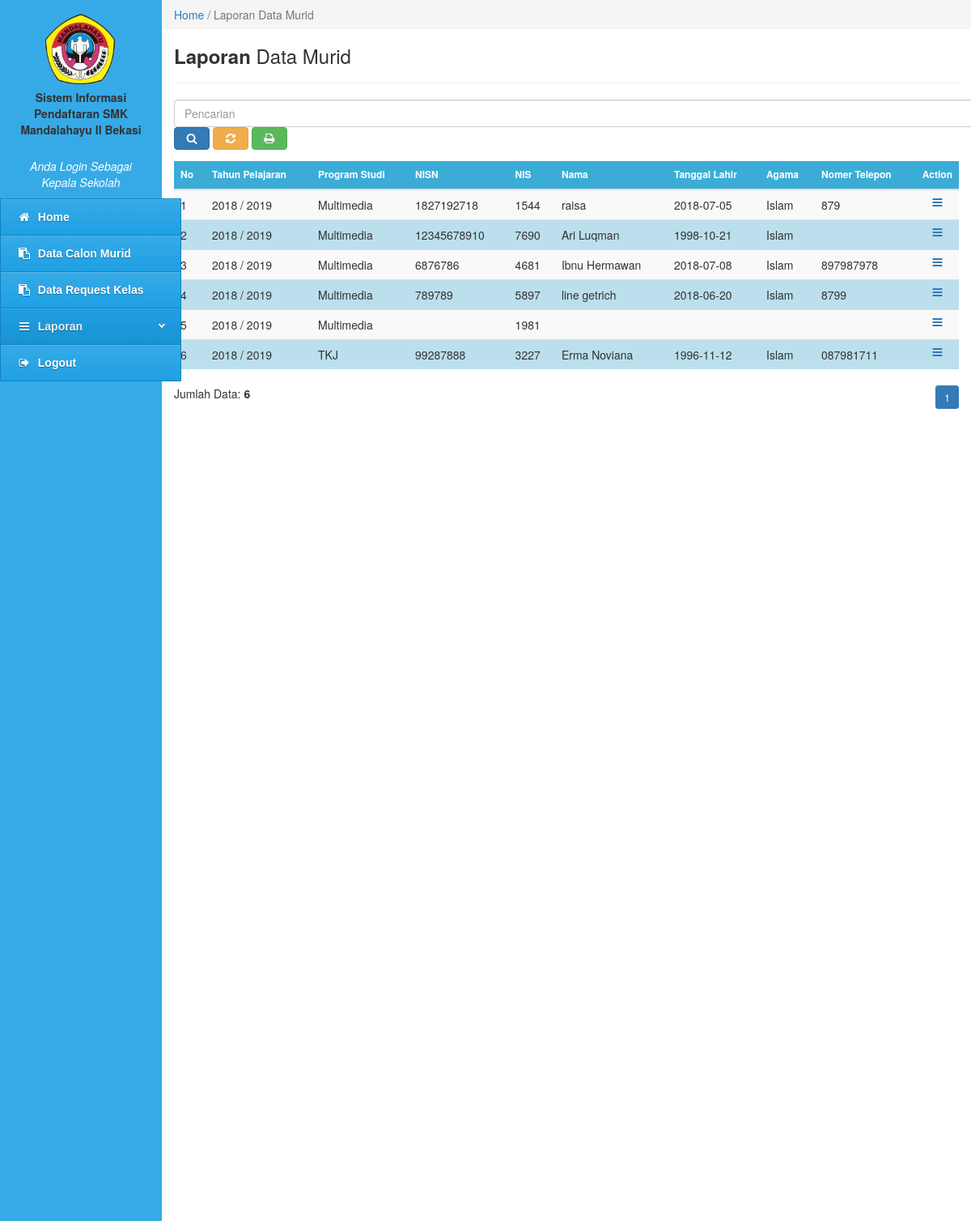
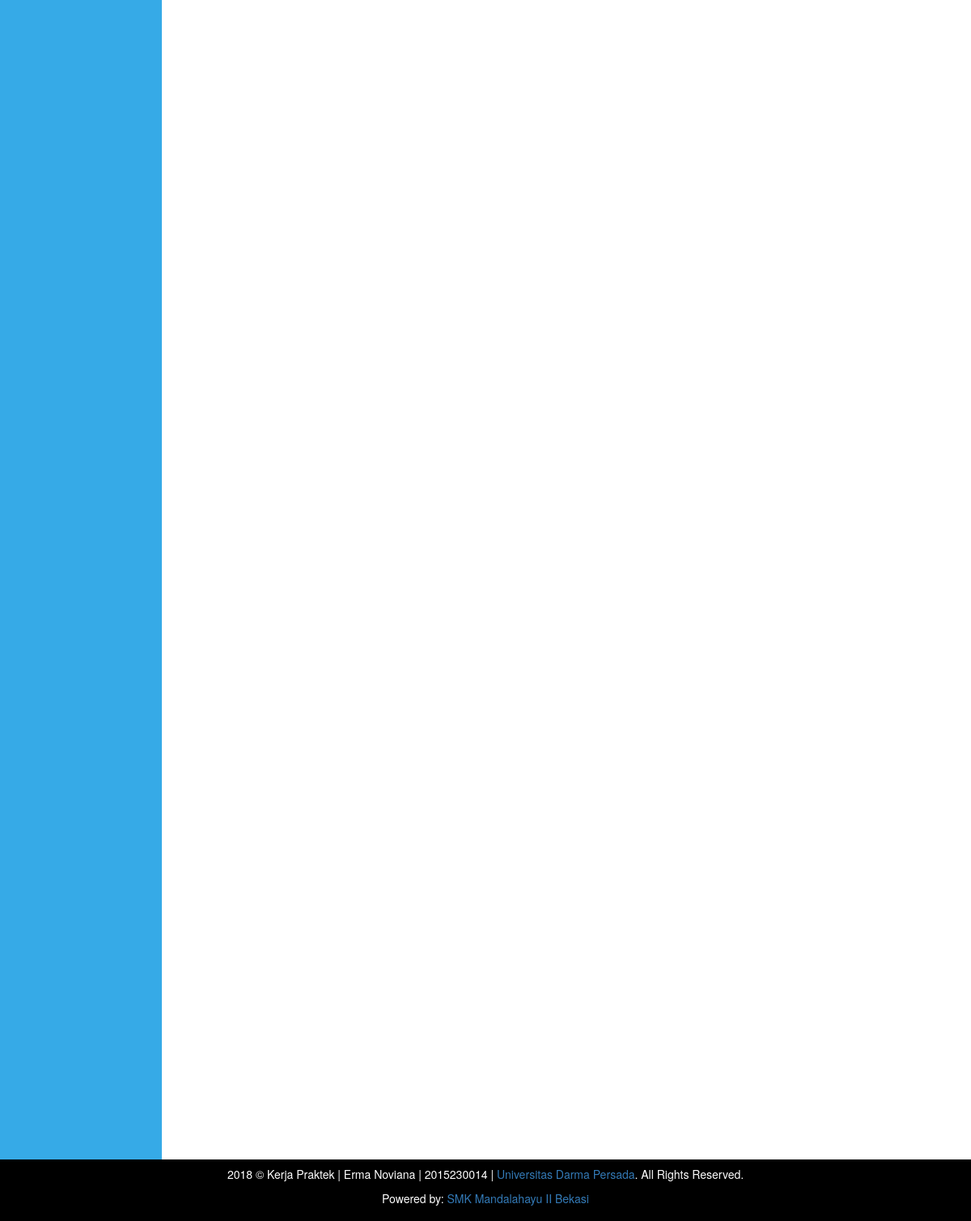
The page /kepala-sekolah/kepsek.php?content=laporan-data-murid (signed in) on the database its author committed (2 pictures, top to bottom).
### tables this page shows
CREATE TABLE `tbl_data_calon_murid` (
  `id_calon_murid` int(10) NOT NULL,
  `tahun_pelajaran` varchar(20) NOT NULL,
  `prodi` varchar(50) NOT NULL,
  `nisn` varchar(30) NOT NULL,
  `nama` varchar(100) NOT NULL,
  `nama_panggilan` varchar(50) NOT NULL,
  `jenis_kelamin` varchar(10) NOT NULL,
  `tempat_lahir` varchar(20) NOT NULL,
  `tgl_lahir` varchar(20) NOT NULL,
  `agama` varchar(20) NOT NULL,
  `kewarganegaraan` varchar(50) NOT NULL,
  `anak_ke` varchar(20) NOT NULL,
  `status_perwalian` varchar(50) NOT NULL,
  `perwalian_oleh` varchar(20) NOT NULL,
  `jml_saudara_kandung` int(10) NOT NULL,
  `jml_saudara_tiri` int(10) NOT NULL,
  `jml_saudara_angkat` int(10) NOT NULL,
  `status_keluarga` varchar(20) NOT NULL,
  `bahasa` varchar(30) NOT NULL,
  `alamat` varchar(100) NOT NULL,
  `telepon_rumah` varchar(20) NOT NULL,
  `status_tinggal` varchar(20) NOT NULL,
  `jarak` varchar(20) NOT NULL,
  `transportasi` varchar(30) NOT NULL,
  `asal_sekolah` varchar(100) NOT NULL,
  `nomor_ijazah` varchar(20) NOT NULL,
  `tgl_ijazah` varchar(20) NOT NULL,
  `lama_belajar` varchar(20) NOT NULL,
  `jml_un` varchar(10) NOT NULL,
  `berat_badan` varchar(10) NOT NULL,
  `tinggi_badan` varchar(10) NOT NULL,
  `goldar` varchar(10) NOT NULL,
  `penyakit` varchar(100) NOT NULL,
  `kelainan` varchar(100) NOT NULL,
  `nama_ayah` varchar(50) NOT NULL,
  `tempat_lahir_ayah` varchar(50) NOT NULL,
  `tgl_lahir_ayah` varchar(50) NOT NULL,
  `pekerjaan_ayah` varchar(50) NOT NULL,
  `penghasilan_ayah` varchar(50) NOT NULL,
  `pendidikan_ayah` varchar(20) NOT NULL,
  `kewarganegaraan_ayah` varchar(50) NOT NULL,
  `nama_ibu` varchar(50) NOT NULL,
  `tempat_lahir_ibu` varchar(50) NOT NULL,
  `tgl_lahir_ibu` varchar(20) NOT NULL,
  `pekerjaan_ibu` varchar(50) NOT NULL,
  `penghasilan_ibu` varchar(50) NOT NULL,
  `pendidikan_ibu` varchar(20) NOT NULL,
  `kewarganegaraan_ibu` varchar(50) NOT NULL,
  `alamat_orangtua` varchar(100) NOT NULL,
  `nomor_hp` varchar(20) NOT NULL,
  `pengeluaran` varchar(50) NOT NULL,
  `jml_keluarga_kerja` int(10) NOT NULL,
  `jml_keluarga_menikah` int(10) NOT NULL,
  `nama_wali` varchar(50) NOT NULL,
  `tempat_lahir_wali` varchar(50) NOT NULL,
  `tgl_lahir_wali` varchar(20) NOT NULL,
  `pekerjaan_wali` varchar(50) NOT NULL,
  `penghasilan_wali` varchar(50) NOT NULL,
  `pendidikan_wali` varchar(20) NOT NULL,
  `kewarganegaraan_wali` varchar(50) NOT NULL,
  `alamat_wali` varchar(100) NOT NULL,
  `nomor_hp_wali` varchar(20) NOT NULL,
  `pengeluaran_wali` varchar(50) NOT NULL,
  `jml_wali_kerja` int(20) NOT NULL,
  `jml_wali_menikah` int(20) NOT NULL,
  `kesenian` varchar(100) NOT NULL,
  `olahraga` varchar(100) NOT NULL,
  `organisasi` varchar(100) NOT NULL,
  `hasta_karya` varchar(100) NOT NULL,
  `bakat_lulus` varchar(100) NOT NULL,
  `cita_cita` varchar(100) NOT NULL,
  `tgl_daftar` varchar(20) NOT NULL,
  `syarat_nisn` varchar(100) NOT NULL,
  `syarat_ijazah` varchar(100) NOT NULL,
  `syarat_kk` varchar(100) NOT NULL,
  `syarat_akte` varchar(100) NOT NULL,
  `syarat_foto` varchar(100) NOT NULL,
  `kode_daftar` int(10) NOT NULL,
  `status` int(2) NOT NULL
);

### kepala-sekolah/laporan-data-murid.php (the view, shortened to what this page needs)
<div class="col-md-10" style="padding:0px">
    <ol class="breadcrumb" style="margin:0;border-radius:0;">
        <li class="active"><a href="kepsek.php?content=home-kepala-sekolah">Home</a> / Laporan Data Murid</li>
    </ol>
</div>
<div class="col-md-10">
    <h3><b>Laporan</b> Data Murid</h3>
    <hr>
   <form class="form-inline" action="" method="POST">
      <div class="form-group">
        <input size="127px" type="text" name="pencarian" class="form-control" placeholder="Pencarian">
        <button type="submit" class="btn btn-primary"><i class="fa fa-search fa-fw"></i></button>
        <a href="kepsek.php?content=laporan-data-murid"><button type="button" class="btn btn-warning"><i class="fa fa-refresh fa-fw"></i></button></a>
        <a target ="_blank" role="button" href="../tata-usaha/print-data-murid.php"><button type="button" class="btn btn-success"><i class="fa fa-print fa-fw"></i></button></a>
      </div>
    </form>
</div>
<div class="col-md-10">
  <form class="form-horizontal" method="POST">
      <table class="table table-striped">
        <thead>
          <tr>
            <th>No</th>
            <th>Tahun Pelajaran</th>
            <th>Program Studi</th>
            <th>NISN</th>
            <th>NIS</th>
            <th>Nama</th>
            <th>Tanggal Lahir</th>
            <th>Agama</th>
            <th>Nomer Telepon</th>
            <th><center>Action</center></th>
          </tr>
        </thead>
        <tbody>
          <?php
            include '../config/koneksi.php';
            $batas  = 8;
            $hal    = @$_GET['hal'];
            if (empty($hal)) {
              $posisi = 0;
              $hal    = 1;
            } else {
              $posisi = ($hal - 1) * $batas;
            }
            if($_SERVER['REQUEST_METHOD'] == "POST") {
              $pencarian = trim(mysqli_real_escape_string($konek, $_POST['pencarian']));
              if ($pencarian != '') {
                $sql = "SELECT * FROM tbl_data_calon_murid WHERE status='1' AND nama LIKE '%$pencarian%' OR kode_daftar LIKE '%$pencarian' OR tahun_pelajaran LIKE '%$pencarian' OR prodi LIKE '%$pencarian' OR nisn LIKE '%$pencarian' OR agama LIKE '%$pencarian' ORDER BY id_calon_murid DESC";
                $query = $sql;
                $queryJml = $sql;
              } else {
                $query = "SELECT * FROM tbl_data_calon_murid WHERE status='1' ORDER BY id_calon_murid DESC LIMIT $posisi, $batas ";
                $queryJml = "SELECT * FROM tbl_data_calon_murid WHERE status='1' ORDER BY id_calon_murid DESC";
                $no = $posisi + 1;
              }
            } else {
              $query = "SELECT * FROM tbl_data_calon_murid WHERE status='1' ORDER BY id_calon_murid DESC LIMIT $posisi, $batas ";
              $queryJml = "SELECT * FROM tbl_data_calon_murid WHERE status='1' ORDER BY id_calon_murid DESC";
            }
            $querydata = mysqli_query($konek, $query)or die(mysqli_error());
                    if(mysqli_num_rows($querydata) == 0){
                      echo '<tr><td colspan="12" align="center">Tidak ada data!</td></tr>';
                    }
                      else
                    {
                      $no = 1;
                      while($data = mysqli_fetch_array($querydata)){
                        echo '<tr>';
                        echo '<td>'.$no.'</td>';
                        echo '<td>'.$data['tahun_pelajaran'].'</td>';
                        echo '<td>'.$data['prodi'].'</td>';
                        echo '<td>'.$data['nisn'].'</td>';
                        echo '<td>'.$data['kode_daftar'].'</td>';
                        echo '<td>'.$data['nama'].'</td>';
                        echo '<td>'.$data['tgl_lahir'].'</td>';
                        echo '<td>'.$data['agama'].'</td>';
                        echo '<td>'.$data['telepon_rumah'].'</td>';
                        echo '<td  width="20"><center><a data-toggle="tooltip" data-placement="left" title="Lihat Data Lengkap" href=tu.php?content=edit-murid&&id_calon_murid='.$data['id_calon_murid'].'><i class="fa fa-bars fa-fw"></i></a></center></td>';
                        echo '</tr>';
                        $no++;
                      }
                    }
                ?>
        </tbody>
      </table>
    </form>
    <?php
     if($_SERVER['REQUEST_METHOD'] == "POST") {
            $pencarian = trim(mysqli_real_escape_string($konek, $_POST['pencarian']));
        echo "<div style=\"float:left;\">";
        $jml = mysqli_num_rows(mysqli_query($konek, $queryJml));
        echo "Data Hasil Pencarian: <b>$jml</b>";
        echo "</div>";
      } else { ?>
        <div style="float:left;">
          <?php
          $jml = mysqli_num_rows(mysqli_query($konek, $queryJml));
          echo "Jumlah Data: <b>$jml</b>";
          ?>
        </div>
        <div style="float:right;">
          <ul class="pagination pagination-sm" style="margin: 0">
            <?php
            $jml_hal = ceil($jml / $batas);
            for ($i=1; $i <= $jml_hal; $i++) {
              if ($i != $hal) {
                echo "<li><a href=\"kepsek.php?content=data-murid&&hal=$i\">$i</a></li>";
              } else {
                echo "<li class=\"active\"><a>$i</a></li>";
              }
            }
            ?>
          </ul>
        </div>
        <?php
      }
    ?>
</div>

### kepala-sekolah/laporan-data-murid.php (style rules this page uses)
table { border-collapse: collapse; width: 100%; }
th, td { text-align: left; padding: 8px; }
tr:nth-child(even) { background-color: #bbdfed; }
th { background-color: #3bacd6; color: white; font-size: 12px; }
td { font-size: 14px; }

### rows shown on the page
tbl_data_calon_murid: tahun_pelajaran "2018 / 2019", prodi "Multimedia", nisn "1827192718", kode_daftar "1544", nama "raisa", tgl_lahir "2018-07-05", agama "Islam", telepon_rumah "879"
tbl_data_calon_murid: tahun_pelajaran "2018 / 2019", prodi "Multimedia", nisn "12345678910", kode_daftar "7690", nama "Ari Luqman", tgl_lahir "1998-10-21", agama "Islam"
tbl_data_calon_murid: tahun_pelajaran "2018 / 2019", prodi "Multimedia", nisn "6876786", kode_daftar "4681", nama "Ibnu Hermawan", tgl_lahir "2018-07-08", agama "Islam", telepon_rumah "897987978"
tbl_data_calon_murid: tahun_pelajaran "2018 / 2019", prodi "Multimedia", nisn "789789", kode_daftar "5897", nama "line getrich", tgl_lahir "2018-06-20", agama "Islam", telepon_rumah "8799"
tbl_data_calon_murid: tahun_pelajaran "2018 / 2019", prodi "Multimedia", kode_daftar "1981"
tbl_data_calon_murid: tahun_pelajaran "2018 / 2019", prodi "TKJ", nisn "99287888", kode_daftar "3227", nama "Erma Noviana", tgl_lahir "1996-11-12", agama "Islam", telepon_rumah "087981711"

### other values the page prints
$jml "6"
